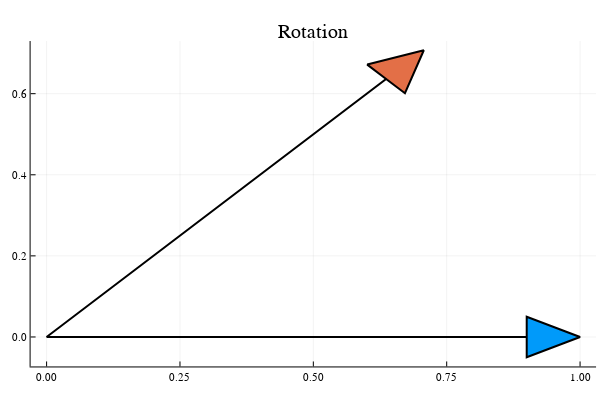

Notebook code cell kept with this figure:
### Markdown cell above
### Rotation

### Code cell
# 2D Rotation
θ = π/4 # 45 degree rotation
R = [cos(θ) -sin(θ); sin(θ) cos(θ)] # this is a 2D rotation map

# a 2D vector
v = [1; 0]

# apply R
u = R * v

# plot
quiver([x0],[y0],quiver=(v[1,:],v[2,:]), title = "Rotation", lw = 2)
quiver!([x0],[y0],quiver=(u[1,:],u[2,:]), lw = 2)

### Figure 1 — Plotly figure (JSON) as saved in the notebook; plotly's stock layout.template omitted (floating-point values rounded to 4 significant figures)
{"data": [{"fill": "tozeroy", "fillcolor": "rgba(0, 154, 250, 1.000)", "hoverinfo": "none", "legendgroup": "", "line": {"color": "rgba(0, 0, 0, 1.000)", "dash": "solid", "width": 2}, "mode": "lines", "name": "", "showlegend": false, "type": "scatter", "x": [0, 0.9, 0.9, 1, 0.9, 0.9, 0], "xaxis": "x1", "y": [0, 0, 0.05, 0, -0.05, 0, 0], "yaxis": "y1"}, {"fill": "tozeroy", "fillcolor": "rgba(227, 111, 71, 1.000)", "hoverinfo": "none", "legendgroup": "", "line": {"color": "rgba(0, 0, 0, 1.000)", "dash": "solid", "width": 2}, "mode": "lines", "name": "", "showlegend": false, "type": "scatter", "x": [0, 0.6364, 0.601, 0.7071, 0.6718, 0.6364, 0], "xaxis": "x1", "y": [0, 0.6364, 0.6718, 0.7071, 0.601, 0.6364, 0], "yaxis": "y1"}], "layout": {"annotations": [{"font": {"color": "rgba(0, 0, 0, 1.000)", "family": "sans-serif", "size": 20}, "rotation": 0, "showarrow": false, "text": "Rotation", "x": 0.5222, "xanchor": "center", "xref": "paper", "y": 1, "yanchor": "top", "yref": "paper"}], "height": 400, "legend_position": {"bgcolor": "rgba(255, 255, 255, 1.000)", "bordercolor": "rgba(0, 0, 0, 1.000)", "borderwidth": 1, "font": {"color": "rgba(0, 0, 0, 1.000)", "family": "sans-serif", "size": 11}, "title": {"font": {"color": "rgba(0, 0, 0, 1.000)", "family": "sans-serif", "size": 15}, "text": ""}, "tracegroupgap": 0, "traceorder": "normal", "x": 1, "xanchor": "auto", "y": 1, "yanchor": "auto"}, "margin": {"b": 20, "l": 0, "r": 0, "t": 20}, "paper_bgcolor": "rgba(255, 255, 255, 1.000)", "plot_bgcolor": "rgba(255, 255, 255, 1.000)", "showlegend": true, "width": 600, "xaxis": {"anchor": "y", "domain": [0.05101, 0.9934], "gridcolor": "rgba(0, 0, 0, 0.100)", "gridwidth": 0.5, "linecolor": "rgba(0, 0, 0, 1.000)", "mirror": false, "range": [-0.03, 1.03], "showgrid": true, "showline": true, "showticklabels": true, "tickangle": 0, "tickcolor": "rgb(0, 0, 0)", "tickfont": {"color": "rgba(0, 0, 0, 1.000)", "family": "sans-serif", "size": 11}, "tickmode": "array", "ticks": "inside", "ticktext": ["0.00", "0.25", "0.50", "0.75", "1.00"], "tickvals": [0, 0.25, 0.5, 0.75, 1], "title": "", "titlefont": {"color": "rgba(0, 0, 0, 1.000)", "family": "sans-serif", "size": 15}, "type": "-", "visible": true, "zeroline": false, "zerolinecolor": "rgba(0, 0, 0, 1.000)"}, "yaxis": {"anchor": "x", "domain": [0.03762, 0.9415], "gridcolor": "rgba(0, 0, 0, 0.100)", "gridwidth": 0.5, "linecolor": "rgba(0, 0, 0, 1.000)", "mirror": false, "range": [-0.07271, 0.7298], "showgrid": true, "showline": true, "showticklabels": true, "tickangle": 0, "tickcolor": "rgb(0, 0, 0)", "tickfont": {"color": "rgba(0, 0, 0, 1.000)", "family": "sans-serif", "size": 11}, "tickmode": "array", "ticks": "inside", "ticktext": ["0.0", "0.2", "0.4", "0.6"], "tickvals": [0, 0.2, 0.4, 0.6], "title": "", "titlefont": {"color": "rgba(0, 0, 0, 1.000)", "family": "sans-serif", "size": 15}, "type": "-", "visible": true, "zeroline": false, "zerolinecolor": "rgba(0, 0, 0, 1.000)"}}}
